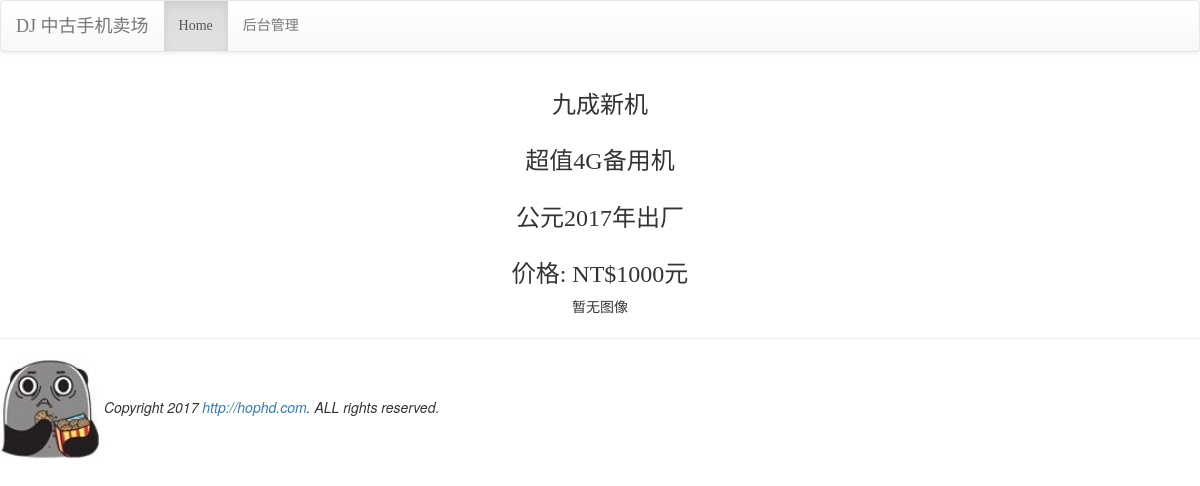
/detail/1, run on the app's committed database.
### modelphone/models.py (models this page shows, shortened)
class Product(models.Model):
    pmodel = models.ForeignKey(PModel,on_delete=models.CASCADE,verbose_name='型号')
    nicename = models.CharField(max_length=15,default='超值二手手机',verbose_name='摘要')
    description = models.TextField(default='暂无说明',verbose_name='描述')
    year = models.PositiveIntegerField(default=2017,verbose_name='出厂年份')
    price = models.PositiveIntegerField(default=0,verbose_name='价格')

### modelphone/views.py (the view)
# urls.py: url(r'^detail/(\d+)$',views.detail,name='detail-url'),
def detail(request,id):
    try:
        product = models.Product.objects.get(id=id)
        images = models.PPhoto.objects.filter(product=product)
    except:
        pass
    template = get_template('detail.html')
    html = template.render(locals())
    return HttpResponse(html)

### templates/detail.html (shortened to what this page needs)
{% extends "base.html" %}
{% block content %}
<div class='container' align=center>
{% if product %}
<table>
     <tr><td align=center><h3> {{product.nicename}}</td></tr>
     <tr><td align=center><h3> {{product.description}}</he></td></tr>
     <tr><td align=center><h3> 公元{{product.year}}年出厂</td></tr>
     <tr><td align=center><h3> 价格: NT${{product.price}}元</td></tr>
{% for i in images %}
    {% if forloop.first %}
     <tr><td align=center>
    {% endif %}
    <img src='{{ i.url }}' width=350><br>
{% if forloop.last %}
</td></tr>
{% endif %}
{% empty %}
<tr><td align=center> 暂无图像</td></tr>
{% endfor %}
</table>
{% else %}
<h2> 找不到指定的手机 </h2>
{% endif %}
</div>
{% endblock %}

### templates/base.html (style rules this page uses)
h1,h2,h3,h4,h5,p,div { font-family: 微软雅黑 }

### data on the page
Product: nicename "九成新机", description "超值4G备用机", year "2017", price "1000"
